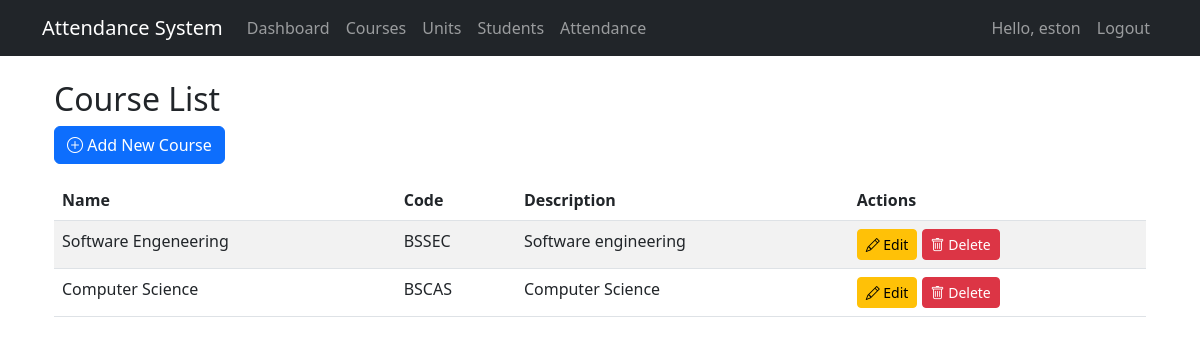
Page /attendance/admin/courses/ (signed in) on the earlier database version.
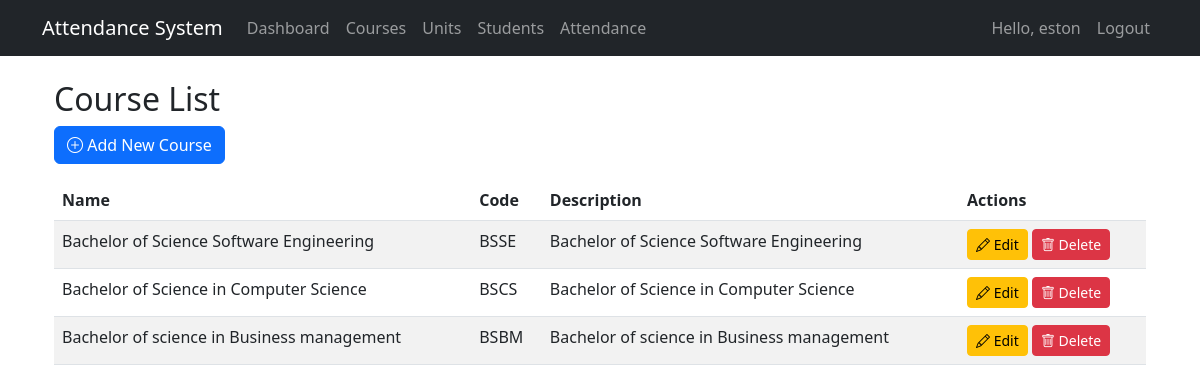
Same page on the later database version.
### attendance_app/models.py (models this page shows, shortened)
class Course(models.Model):
    name = models.CharField(max_length=100)
    code = models.CharField(max_length=20, unique=True)
    description = models.TextField(blank=True)
    created_at = models.DateTimeField(auto_now_add=True)

### attendance_app/views.py (the view)
# urls.py: path('admin/courses/', views.course_list, name='course_list'),
@login_required
@user_passes_test(is_admin)
def course_list(request):
    courses = Course.objects.all()
    return render(request, 'attendance_app/admin/course_list.html', {'courses': courses})

### attendance_app/views.py (called while the page is built)
def is_admin(user):
    return user.is_superuser

### templates/attendance_app/admin/course_list.html (shortened to what this page needs)
{% extends "attendance_app/base.html" %}
{% block content %}
<div class="container mt-4">
    <h2>Course List</h2>
    <a href="{% url 'add_course' %}" class="btn btn-primary mb-3">
        <i class="bi bi-plus-circle"></i> Add New Course
    </a>
    <div class="table-responsive">
        <table class="table table-striped">
            <thead>
                <tr>
                    <th>Name</th>
                    <th>Code</th>
                    <th>Description</th>
                    <th>Actions</th>
                </tr>
            </thead>
            <tbody>
                {% for course in courses %}
                <tr>
                    <td>{{ course.name }}</td>
                    <td>{{ course.code }}</td>
                    <td>{{ course.description|truncatechars:50 }}</td>
<td>
    <a href="{% url 'edit_course' course.pk %}" class="btn btn-sm btn-warning">
        <i class="bi bi-pencil"></i> Edit
    </a>
    <a href="{% url 'delete_course' course.pk %}" class="btn btn-sm btn-danger">
    <i class="bi bi-trash"></i> Delete
</a>
</td>
                </tr>
                {% empty %}
                <tr>
                    <td colspan="4" class="text-center">No courses available</td>
                </tr>
                {% endfor %}
            </tbody>
        </table>
    </div>
</div>
{% endblock %}

### templates/attendance_app/base.html (shortened to what this page needs)
<!DOCTYPE html>
<html lang="en">
<head>
    <link href="https://cdn.jsdelivr.net/npm/bootstrap@5.3.0/dist/css/bootstrap.min.css" rel="stylesheet">
    <link rel="stylesheet" href="https://cdn.jsdelivr.net/npm/bootstrap-icons@1.10.0/font/bootstrap-icons.css">
<link rel="stylesheet" href="https://cdn.jsdelivr.net/npm/bootstrap-icons@1.10.0/font/bootstrap-icons.css">
</head>
<body>
    <nav class="navbar navbar-expand-lg navbar-dark bg-dark">
        <div class="container">
            <a class="navbar-brand" href="{% url 'home' %}">Attendance System</a>
            <div class="collapse navbar-collapse" id="navbarNav">
                <ul class="navbar-nav me-auto">
                    {% if user.is_authenticated %}
                        {% if user.is_superuser %}
                            <li class="nav-item">
                                <a class="nav-link" href="{% url 'admin_dashboard' %}">Dashboard</a>
                            </li>
                            <li class="nav-item">
                                <a class="nav-link" href="{% url 'course_list' %}">Courses</a>
                            </li>
                            <li class="nav-item">
                                <a class="nav-link" href="{% url 'unit_list' %}">Units</a>
                            </li>
                            <li class="nav-item">
                                <a class="nav-link" href="{% url 'student_list' %}">Students</a>
                            </li>
                            <li class="nav-item">
                                <a class="nav-link" href="{% url 'attendance_records' %}">Attendance</a>
                            </li>
                        {% endif %}
                    {% endif %}
                </ul>
                <ul class="navbar-nav">
                    {% if user.is_authenticated %}
                        <li class="nav-item">
                            <span class="nav-link">Hello, {{ user.username }}</span>
                        </li>
                        <li class="nav-item">
                            <a class="nav-link" href="{% url 'logout' %}">Logout</a>
                        </li>
                    {% else %}
                        <li class="nav-item">
                            <a class="nav-link" href="{% url 'login' %}">Login</a>
                        </li>
                    {% endif %}
                </ul>
            </div>
        </div>
    </nav>
    <div class="container mt-4">
        {% block content %}{% endblock %}
    </div>
</body>
</html>

Differences in the rows shown:
changed Course: name "Software Engeneering" → "Bachelor of Science Software Engineering"; code "BSSEC" → "BSSE"; description "Software engineering" → "Bachelor of Science Software Engineering"
changed Course: name "Computer Science" → "Bachelor of Science in Computer Science"; code "BSCAS" → "BSCS"; description "Computer Science" → "Bachelor of Science in Computer Science"
added Course: name "Bachelor of science in Business management", code "BSBM", description "Bachelor of science in Business management"
